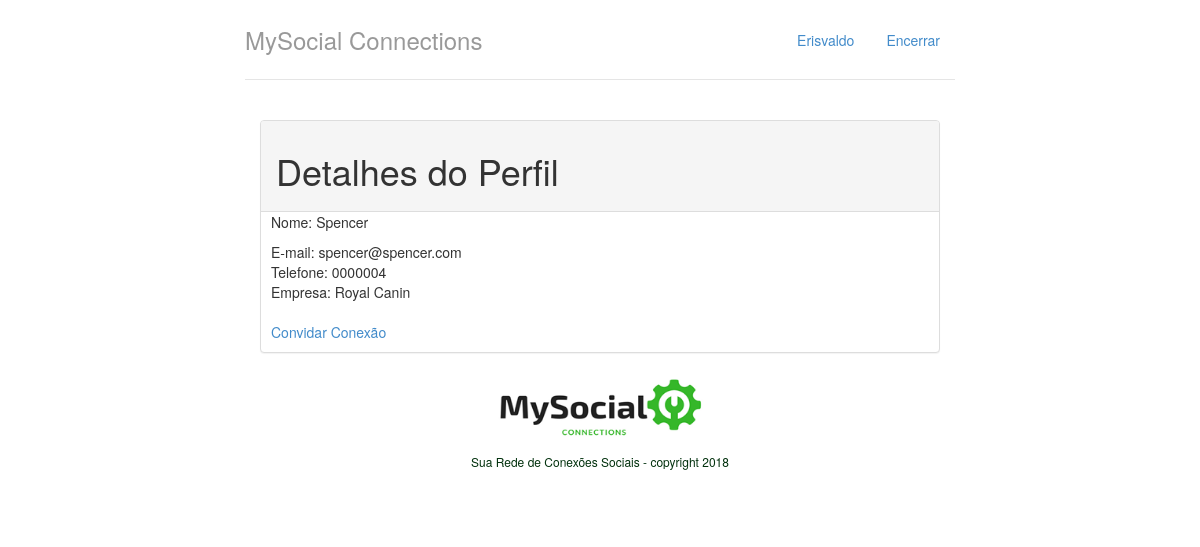
Page /perfil/3/ on the committed database.
### perfis/models.py (models this page shows, shortened)
class Perfil(models.Model):
    nome = models.CharField(max_length=255, null=False)
    email = models.CharField(max_length=255, null=False)
    telefone = models.CharField(max_length=15, null=False)
    empresa = models.CharField(max_length=50, null=False)

### perfis/views.py (the view)
# urls.py: path('perfil/<int:perfil_id>/', views.exibir, name='exibir'),
def exibir(request, perfil_id):
    perfil = Perfil.objects.get(id = perfil_id)
    return render(request, 'perfis/perfil.html',
        {
            'perfil' : perfil ,
            'perfil_logado' : get_perfil_logado(request)
        })

### perfis/views.py (called while the page is built)
def get_perfil_logado(request):
    return Perfil.objects.get(id=1)

### perfis/templates/perfis/perfil.html
{% extends "perfis/base.html" %}
{% load staticfiles %}
{% block body %}
<div class="col-lg-12">
<div class="panel panel-default">
    <div class="panel-heading">
        <h1>Detalhes do Perfil</h1>
    </div>
    <p style="padding-left: 10px">Nome: {{ perfil.nome }}</p>
    <address style="padding-left: 10px">
        E-mail: {{ perfil.email }}<br>
        Telefone: {{ perfil.telefone }}<br>
        Empresa: {{ perfil.empresa }}<br>
    </address>
    <p style="padding-left: 10px">
        <a href="{% url 'convidar' perfil.id %}">
            Convidar Conexão
        </a>
    </p>
</div>
</div>
{% endblock %}

### perfis/templates/perfis/base.html (shortened to what this page needs)
{% load staticfiles %}
<!DOCTYPE html>
<html lang="pt-br">
<head>
    <link rel="stylesheet" href="{% static "styles/bootstrap.css"%}">
    <link rel="stylesheet" href="{% static "styles/main.css"%}">
</head>
<body>
    <div class="container">
        <div class="header">
            <ul class="nav nav-pills pull-right">
                <li><a href="{% url "index" %}"> {{ perfil_logado.nome }} </a></li>
                <li><a href="/logout/"> Encerrar </a></li>
            </ul>
            <h3 class="text-muted">MySocial Connections</h3>
        </div>
        <div class="row content">
            {% block body %}
            {% endblock %}
            <p class="imgcenter">
                <img src="{% static "img/MySocialLogoSmall.png" %}" width="230" height="70">
            </p>
            <p class="imgcenter">Sua Rede de Conexões Sociais - copyright 2018</p>
        </div>
    </div>
</body>
</html>

### perfis/static/styles/main.css (style rules this page uses)
body { padding-top: 20px; padding-bottom: 20px; }
.imgcenter { text-align: center; font-size: 9pt; color: #02310d; }
.header, .content, .footer { padding-left: 15px; padding-right: 15px; }
.header { border-bottom: 1px solid #e5e5e5; }
.header h3 { margin-top: 0; margin-bottom: 0; line-height: 40px; padding-bottom: 19px; }
@media (min-width: 768px) { .container { max-width: 730px; } }
.content { margin: 40px 0; }
@media screen and (min-width: 768px) { .header, .content, .footer { padding-left: 0; padding-right: 0; } }
@media screen and (min-width: 768px) { .header { margin-bottom: 30px; } }

### rows in the picture
Perfil: nome "Erisvaldo"
Perfil: nome "Spencer", email "spencer@spencer.com", telefone "0000004", empresa "Royal Canin"
